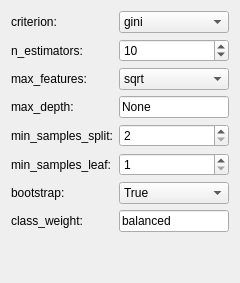
       <widget class="QWidget" name="RF">
        <layout class="QVBoxLayout" name="verticalLayout_14">
         <item>
          <layout class="QFormLayout" name="rfParamLayout">
           <item row="0" column="0">
            <widget class="QLabel" name="rfCriterionLabel">
             <property name="text">
              <string>criterion:</string>
             </property>
            </widget>
           </item>
           <item row="0" column="1">
            <widget class="QComboBox" name="rfCriterionCBox">
             <property name="font">
              <font>
               <weight>50</weight>
               <bold>false</bold>
              </font>
             </property>
             <property name="sizeAdjustPolicy">
              <enum>QComboBox::AdjustToMinimumContentsLength</enum>
             </property>
             <property name="minimumContentsLength">
              <number>10</number>
             </property>
             <item>
              <property name="text">
               <string>gini</string>
              </property>
             </item>
             <item>
              <property name="text">
               <string>entropy</string>
              </property>
             </item>
            </widget>
           </item>
           <item row="1" column="0">
            <widget class="QLabel" name="rfNumTreeLabel">
             <property name="text">
              <string>n_estimators:</string>
             </property>
            </widget>
           </item>
           <item row="1" column="1">
            <widget class="QSpinBox" name="rfNumTreeSBox">
             <property name="font">
              <font>
               <weight>50</weight>
               <bold>false</bold>
              </font>
             </property>
             <property name="minimum">
              <number>1</number>
             </property>
             <property name="maximum">
              <number>25</number>
             </property>
             <property name="value">
              <number>10</number>
             </property>
            </widget>
           </item>
           <item row="2" column="0">
            <widget class="QLabel" name="rfMaxFeatLabel">
             <property name="text">
              <string>max_features:</string>
             </property>
            </widget>
           </item>
           <item row="2" column="1">
            <widget class="QComboBox" name="rfMaxFeatCBox">
             <property name="sizeAdjustPolicy">
              <enum>QComboBox::AdjustToMinimumContentsLength</enum>
             </property>
             <property name="minimumContentsLength">
              <number>10</number>
             </property>
             <item>
              <property name="text">
               <string>sqrt</string>
              </property>
             </item>
             <item>
              <property name="text">
               <string>log2</string>
              </property>
             </item>
             <item>
              <property name="text">
               <string>None</string>
              </property>
             </item>
            </widget>
           </item>
           <item row="3" column="0">
            <widget class="QLabel" name="rfMaxDepLabel">
             <property name="text">
              <string>max_depth:</string>
             </property>
            </widget>
           </item>
           <item row="3" column="1">
            <widget class="QLineEdit" name="rfMaxDepLEdit">
             <property name="text">
              <string>None</string>
             </property>
            </widget>
           </item>
           <item row="4" column="0">
            <widget class="QLabel" name="rfMinSplitLabel">
             <property name="text">
              <string>min_samples_split:</string>
             </property>
            </widget>
           </item>
           <item row="4" column="1">
            <widget class="QSpinBox" name="rfMinSplitSBox">
             <property name="minimum">
              <number>2</number>
             </property>
             <property name="maximum">
              <number>20</number>
             </property>
            </widget>
           </item>
           <item row="5" column="0">
            <widget class="QLabel" name="rfMinLeafLabel">
             <property name="text">
              <string>min_samples_leaf:</string>
             </property>
            </widget>
           </item>
           <item row="5" column="1">
            <widget class="QSpinBox" name="rfMinLeafSBox">
             <property name="minimum">
              <number>1</number>
             </property>
             <property name="maximum">
              <number>20</number>
             </property>
             <property name="value">
              <number>1</number>
             </property>
            </widget>
           </item>
           <item row="6" column="0">
            <widget class="QLabel" name="rfBtStrapLabel">
             <property name="text">
              <string>bootstrap:</string>
             </property>
            </widget>
           </item>
           <item row="6" column="1">
            <widget class="QComboBox" name="rfBtStrapCBox">
             <property name="sizeAdjustPolicy">
              <enum>QComboBox::AdjustToMinimumContentsLength</enum>
             </property>
             <property name="minimumContentsLength">
              <number>10</number>
             </property>
             <item>
              <property name="text">
               <string>True</string>
              </property>
             </item>
             <item>
              <property name="text">
               <string>False</string>
              </property>
             </item>
            </widget>
           </item>
           <item row="7" column="0">
            <widget class="QLabel" name="rfClassWgtLabel">
             <property name="text">
              <string>class_weight:</string>
             </property>
            </widget>
           </item>
           <item row="7" column="1">
            <widget class="QLineEdit" name="rfClassWgtLEdit">
             <property name="text">
              <string>balanced</string>
             </property>
            </widget>
           </item>
          </layout>
         </item>
         <item>
          <spacer name="rfSpacer">
           <property name="orientation">
            <enum>Qt::Vertical</enum>
           </property>
           <property name="sizeHint" stdset="0">
            <size>
             <width>20</width>
             <height>40</height>
            </size>
           </property>
          </spacer>
         </item>
        </layout>
       </widget>
